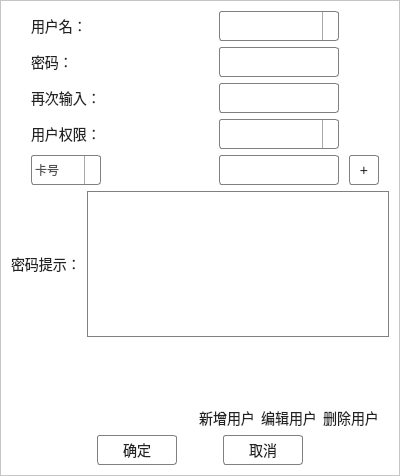
<?xml version="1.0" encoding="UTF-8"?>
<ui version="4.0">
 <class>CLoginDialog</class>
 <widget class="QDialog" name="CLoginDialog">
  <property name="geometry">
   <rect>
    <x>0</x>
    <y>0</y>
    <width>400</width>
    <height>476</height>
   </rect>
  </property>
  <property name="windowTitle">
   <string>Dialog</string>
  </property>
  <layout class="QGridLayout" name="gridLayout">
   <property name="leftMargin">
    <number>0</number>
   </property>
   <property name="topMargin">
    <number>0</number>
   </property>
   <property name="rightMargin">
    <number>0</number>
   </property>
   <property name="bottomMargin">
    <number>0</number>
   </property>
   <item row="0" column="0">
    <widget class="QFrame" name="borderFrame">
     <property name="styleSheet">
      <string notr="true">
QFrame#topFrame{
background-color:rgba(250, 250, 250);
border-top:6px solid qlineargradient(spread:pad, x1:0, y1:0, x2:1, y2:0, stop:0 rgba(0, 173, 239, 255), stop:1 rgba(0, 173, 239, 50));
border-bottom:1px solid gray;
}
QFrame#bottomFrame{
background-color:rgba(245, 245, 245);
border:0px;
}
QFrame#worktypebtnFrame{
background-color:rgba(245, 245, 245);
border:0px;
}
QFrame#changebtnFrame{
background:transparent;
border:0px;
}


QLabel{
color: rgba(34, 34, 34,255);
font: 14px;
font-family: &quot;Microsoft YaHei&quot;;
background:transparent;
}

QLabel#statusLbl,
QLabel#companyLbl{
color: rgba(34, 34, 34,255);
font: 12px;
font-family: &quot;Microsoft YaHei&quot;;
background:transparent;
border:1px solid gray;
}

QWidget{
background-color: rgba(255, 255, 255);
}

QPushButton{border:1px solid gray;border-radius:3px;background:white;color:rgba(34, 34, 34, 255);font: 14px;font-family:&quot;Microsoft YaHei&quot;;}
QPushButton:hover{border:1px solid rgb(0, 173, 239);color:rgb(0, 173, 239);}
QPushButton:pressed{border:1px solid rgb(0, 173, 239);color:rgb(0, 173, 239);}
QPushButton:!enabled{border:1px solid gray;color:gray;}

QPushButton#editUserBtn{border:none;border-radius:3px;background:white;color:rgba(34, 34, 34, 255);font: 14px;font-family:&quot;Microsoft YaHei&quot;;}
QPushButton#editUserBtn:hover{border:none;color:rgb(0, 173, 239);}
QPushButton#editUserBtn:pressed{border:none;color:rgb(0, 173, 239);}

QPushButton#newUserBtn{border:none;border-radius:3px;background:white;color:rgba(34, 34, 34, 255);font: 14px;font-family:&quot;Microsoft YaHei&quot;;}
QPushButton#newUserBtn:hover{border:none;color:rgb(0, 173, 239);}
QPushButton#newUserBtn:pressed{border:none;color:rgb(0, 173, 239);}

QPushButton#delUserBtn{border:none;border-radius:3px;background:white;color:rgba(34, 34, 34, 255);font: 14px;font-family:&quot;Microsoft YaHei&quot;;}
QPushButton#delUserBtn:hover{border:none;color:rgb(0, 173, 239);}
QPushButton#delUserBtn:pressed{border:none;color:rgb(0, 173, 239);}

QPushButton#closeBtn{border:none;background:transparent;image: url(:/Dialog/close_reset);}
QPushButton#closeBtn:hover{border:none;background-color: rgba(255, 0, 0, 200);}
QPushButton#closeBtn:pressed{border:none;background-color: rgba(255, 0,0, 200);}

QPushButton#maximizeBtn{border:none;background:transparent;image: url(:/Dialog/max);}
QPushButton#maximizeBtn:hover{border:none;background-color: rgba(0, 173, 239, 100);}
QPushButton#maximizeBtn:pressed{border:none;background-color: rgba(0, 173, 239, 200);}

QPushButton#minimizeBtn{border:none;background:transparent;image: url(:/Dialog/min);}
QPushButton#minimizeBtn:hover{border:none;background-color: rgba(0, 173, 239, 100);}
QPushButton#minimizeBtn:pressed{border:none;background-color: rgba(0, 173, 239, 200);}

QCheckBox{color: rgb(34, 34, 34);font: 12px; font-family: &quot;Microsoft YaHei&quot;;}
QCheckBox::indicator{width:20px;height:20px;}
QCheckBox::indicator:unchecked{image:url(:/Dialog/unchecked);}
QCheckBox::indicator:unchecked:hover{image:url(:/Dialog/unchecked);}
QCheckBox::indicator:unchecked:pressed{image:url(:/Dialog/checked);}
QCheckBox::indicator:checked{image: url(:/Dialog/checked);}
QCheckBox::indicator:checked:hover{image: url(:/Dialog/checked);}
QCheckBox::indicator:checked:pressed{image: url(:/Dialog/unchecked);}
QCheckBox::indicator:indeterminate:pressed{image: url(:/Dialog/checked);}

QGroupBox{color: rgb(34, 34, 34);font: 12px; font-family: &quot;Microsoft YaHei&quot;;border: 1px solid gray; border-radius: 4px;}
QGroupBox::indicator{width:20px;height:20px;}
QGroupBox::indicator:unchecked{image:url(:/Dialog/unchecked);}
QGroupBox::indicator:unchecked:hover{image:url(:/Dialog/unchecked);}
QGroupBox::indicator:unchecked:pressed{image:url(:/Dialog/checked);}
QGroupBox::indicator:checked{image: url(:/Dialog/checked);}
QGroupBox::indicator:checked:hover{image: url(:/Dialog/checked);}
QGroupBox::indicator:checked:pressed{image: url(:/Dialog/unchecked);}
QGroupBox::indicator:indeterminate:pressed{image: url(:/Dialog/checked);}

QRadioButton{color: rgb(34, 34, 34);font: 12px; font-family: &quot;Microsoft YaHei&quot;;}
QRadioButton::indicator{width:20px;height:20px;}
QRadioButton::indicator:unchecked{image:url(:/Dialog/unchecked);}
QRadioButton::indicator:unchecked:hover{image:url(:/Dialog/unchecked);}
QRadioButton::indicator:unchecked:pressed{image:url(:/Dialog/checked);}
QRadioButton::indicator:checked{image: url(:/Dialog/checked);}
QRadioButton::indicator:checked:hover{image: url(:/Dialog/checked);}
QRadioButton::indicator:checked:pressed{image: url(:/Dialog/unchecked);}
QRadioButton::indicator:indeterminate:pressed{image: url(:/Dialog/checked);}

QLineEdit{border:1px solid gray;border-radius:3px;color: rgba(34, 34, 34,200);font: 12px;font-family: &quot;Microsoft YaHei&quot;;background:white;}
QLineEdit:hover{border:1px solid rgb(0,173,239);}
QLineEdit:read-only{border:1px solid gray;color:gray;background:rgba(230, 230, 230, 230)}
QTextEdit{border:1px solid gray;color: rgba(34, 34, 34,200);font: 14px;font-family: &quot;Microsoft YaHei&quot;;background:white;}

QComboBox{border:1px solid gray;border-radius:3px;padding:1px 18px 1px 3px;color: rgba(34, 34, 34,200);font: 12px;font-family: &quot;Microsoft YaHei&quot;;background:white;}
QComboBox:hover{border:1px solid rgb(0,173,239);}
QComboBox:editable{border:1px solid gray;border-radius:3px;padding:1px 18px 1px 3px;color: rgba(34, 34, 34,200);font: 12px;font-family: &quot;Microsoft YaHei&quot;;background:white;}
QComboBox::drop-down{width:15px;border-left-width:1px;border-left-color:darkgray;border-left-style:solid;border-top-right-radius:3px;border-bottom-right-radius:3px;}
QComboBox::down-arrow{ image:url(:/Dialog/arrowdown_reset);}
QComboBox::down-arrow:on{top:1px;left:1px;}
QComboBox QAbstractItemView{color: rgb(34, 34, 34);font: 14px;font-family:&quot;Microsoft YaHei&quot;;outline: 0px;}

QSpinBox {border-radius: 4px;border:1px solid gray;color: rgba(34, 34, 34,200);font: 12px; font-family: &quot;Microsoft YaHei&quot;;}
QSpinBox::up-button {;subcontrol-position:right;image: url(:/Dialog/up_right);width:12px;height:20px;}
QSpinBox::up-button:hover{subcontrol-position:right;image: url(:/Dialog/pushed_right);width:12px;height:20px;}
QSpinBox::up-button:pressed{subcontrol-position:right;image: url(:/Dialog/pushed_right);width:12px;height:20px;}
QSpinBox::down-button {subcontrol-position:left;image: url(:/Dialog/up_left);width:12px;height:20px;}
QSpinBox::down-button:hover {subcontrol-position:left;image: url(:/Dialog/pushed_left);width:12px;height:20px;}
QSpinBox::down-button:pressed {subcontrol-position:left;image: url(:/Dialog/pushed_left);width:12px;height:20px;}
QDoubleSpinBox {border-radius: 4px;border:1px solid gray;color: rgba(34, 34, 34,200);font: 12px; font-family: &quot;Microsoft YaHei&quot;;}

QDoubleSpinBox::up-button {;subcontrol-position:right;image: url(:/Dialog/up_right);width:12px;height:20px;}
QDoubleSpinBox::up-button:hover{subcontrol-position:right;image: url(:/Dialog/pushed_right);width:12px;height:20px;}
QDoubleSpinBox::up-button:pressed{subcontrol-position:right;image: url(:/Dialog/pushed_right);width:12px;height:20px;}
QDoubleSpinBox::down-button {subcontrol-position:left;image: url(:/Dialog/up_left);width:12px;height:20px;}
QDoubleSpinBox::down-button:hover {subcontrol-position:left;image: url(:/Dialog/pushed_left);width:12px;height:20px;}
QDoubleSpinBox::down-button:pressed {subcontrol-position:left;image: url(:/Dialog/pushed_left);width:12px;height:20px;}

QDateTimeEdit {border-radius: 4px;border:1px solid gray;color: rgba(34, 34, 34,200);font: 14px; font-family: &quot;Microsoft YaHei&quot;;}
QDateTimeEdit:hover{border:1px solid rgb(0,173,239);}
QDateTimeEdit::drop-down{width:25px;border-left-width:1px;border-left-color:darkgray;border-left-style:solid;border-top-right-radius:3px;border-bottom-right-radius:3px;}
QDateTimeEdit::down-arrow{ image:url(:/Dialog/cal);}
QCalendarWidget QMenu{width:80px;left:10px;}
QCalendarWidget QToolButton{height:18px;}
QCalendarWidget QToolButton:hover{border-radius: 0px;color: rgba(34, 34, 34,255);}
QCalendarWidget QWidget#qt_calendarview{background:rgba(255, 255, 255, 230);border:0px;}
QCalendarWidget QAbstractItemView{selection-background-color:rgb(0, 173, 239);}


QScrollArea{border:none;background-color: transparent;border: 1px solid gray;}
QScrollBar::vertical{width:8px;background: transparent;margin:0px, 0px, 0px, 0px;padding-top:0px;padding-bottom:0px;}
QScrollBar::handle:vertical{width:8px;background:rgba(200, 200, 200);}
QScrollBar::handle:vertical:hover{width:16px;background:rgba(0, 173, 239);}
QScrollBar::add-line:vertical{height:0px;width:0px;background:transparent;subcontrol-position:width;subcontrol-origin:margin;}
QScrollBar::sub-line:vertical{height:0px; width:0px;background:transparent;subcontrol-position:top;subcontrol-origin:margin;}
QScrollBar::add-line:vertical:hover{height:0px; width:0px;background: transparent;subcontrol-position:width;subcontrol-origin:margin;}
QScrollBar::sub-line:vertical:hover{height:0px; width:0px;background: transparent;subcontrol-position:top;subcontrol-origin:margin;}
QScrollBar::add-page:vertical,QScrollBar::sub-page:vertical{background:none;}

QScrollBar::horizontal{height:8px;background: transparent;margin:0px, 0px, 0px, 0px;padding-top:0px;padding-bottom:0px;}
QScrollBar::handle:horizontal{height:8px;background:rgb(200, 200, 200);}
QScrollBar::handle:horizontal:hover{height:16px;background:rgb(0, 173, 239);}
QScrollBar::add-line:horizontal{height:0px;width:0px;background:transparent;subcontrol-position:width;subcontrol-origin:margin;}
QScrollBar::sub-line:horizontal{height:0px; width:0px;background: transparent;subcontrol-position:top;subcontrol-origin:margin;}
QScrollBar::add-line:horizontal:hover{height:0px; width:0px;background: transparent;subcontrol-position:width;subcontrol-origin:margin;}
QScrollBar::sub-line:horizontal:hover{height:0px; width:0px;background: transparent;subcontrol-position:top;subcontrol-origin:margin;}
QScrollBar::add-page:horizontal,QScrollBar::sub-page:horizontal{background:none;}

QHeaderView{background:rgb(245, 245, 245);font: 14px;font-family:&quot;Microsoft YaHei&quot;;}
QHeaderView::section{background:transparent;}


QTabWidget{
border: none;background:rgba(255, 255,255,255);
}
QTabWidget::pane {
border: none;background:rgba(255, 255,255,255);}
QTabWidget::tab-bar{
background:rgba(255, 255,255,255);
}
QTabBar::tab{
width:80px;height:30px;
background:rgba(255, 255,255,255);
border-bottom:4px solid rgba(255, 255,255,255);
color: rgba(34, 34, 34,255);
font: 14px;font-family: &quot;Microsoft YaHei&quot;;
}
QTabBar::tab:selected{
border-bottom:4px solid rgba(0, 173, 239,255);
}
QTabBar::tab:selected:hover{
border-bottom:4px solid rgba(0, 173, 239,150);
}
QTabBar::tab:!selected{
border: none;
border-bottom:4px solid rgba(230, 230,230,255);
}

QToolBox{
color: rgba(34, 34, 34,255);
font: 14px;
font-family: &quot;Microsoft YaHei&quot;;

}
QToolBox::tab {
color: rgba(34, 34, 34,255);
font: 14px;
font-family: &quot;Microsoft YaHei&quot;;
border-top:4px solid rgba(245, 245, 245);
}

QToolBox::tab:selected{
color: rgba(34, 34, 34,255);
font: 14px;
font-family: &quot;Microsoft YaHei&quot;;
background:rgba(250, 250, 250);
border-top:4px solid qlineargradient(spread:pad, x1:0, y1:0, x2:1, y2:0, stop:0 rgba(0, 173, 239, 255), stop:1 rgba(0, 173, 239, 50));
}

QProgressBar{
border: 1px solid grey;
background:transparent;
}

QProgressBar::chunk {
background-color: rgba(0, 173, 239, 255);
width: 20px;
}

QProgressBar {
text-align: center;
color: rgba(34, 34, 34,255);
font: 14px;font-family: &quot;Microsoft YaHei&quot;;
}


</string>
     </property>
     <property name="frameShape">
      <enum>QFrame::StyledPanel</enum>
     </property>
     <property name="frameShadow">
      <enum>QFrame::Raised</enum>
     </property>
     <layout class="QGridLayout" name="gridLayout_border">
      <property name="leftMargin">
       <number>0</number>
      </property>
      <property name="topMargin">
       <number>10</number>
      </property>
      <property name="rightMargin">
       <number>0</number>
      </property>
      <property name="bottomMargin">
       <number>10</number>
      </property>
      <item row="0" column="0">
       <layout class="QHBoxLayout" name="hLayout_userName">
        <item>
         <spacer name="hSpacer_userName1">
          <property name="orientation">
           <enum>Qt::Horizontal</enum>
          </property>
          <property name="sizeType">
           <enum>QSizePolicy::Fixed</enum>
          </property>
          <property name="sizeHint" stdset="0">
           <size>
            <width>30</width>
            <height>27</height>
           </size>
          </property>
         </spacer>
        </item>
        <item>
         <widget class="QLabel" name="userLbl">
          <property name="minimumSize">
           <size>
            <width>70</width>
            <height>30</height>
           </size>
          </property>
          <property name="maximumSize">
           <size>
            <width>70</width>
            <height>30</height>
           </size>
          </property>
          <property name="text">
           <string>用户名：</string>
          </property>
         </widget>
        </item>
        <item>
         <spacer name="hSpacer_userName2">
          <property name="orientation">
           <enum>Qt::Horizontal</enum>
          </property>
          <property name="sizeType">
           <enum>QSizePolicy::Expanding</enum>
          </property>
          <property name="sizeHint" stdset="0">
           <size>
            <width>164</width>
            <height>27</height>
           </size>
          </property>
         </spacer>
        </item>
        <item>
         <widget class="QComboBox" name="userBox">
          <property name="minimumSize">
           <size>
            <width>120</width>
            <height>30</height>
           </size>
          </property>
          <property name="maximumSize">
           <size>
            <width>120</width>
            <height>30</height>
           </size>
          </property>
          <property name="editable">
           <bool>true</bool>
          </property>
         </widget>
        </item>
        <item>
         <spacer name="hSpacer_userName3">
          <property name="orientation">
           <enum>Qt::Horizontal</enum>
          </property>
          <property name="sizeType">
           <enum>QSizePolicy::Fixed</enum>
          </property>
          <property name="sizeHint" stdset="0">
           <size>
            <width>60</width>
            <height>27</height>
           </size>
          </property>
         </spacer>
        </item>
       </layout>
      </item>
      <item row="1" column="0">
       <layout class="QHBoxLayout" name="hLayout_password">
        <item>
         <spacer name="hSpacer_password1">
          <property name="orientation">
           <enum>Qt::Horizontal</enum>
          </property>
          <property name="sizeType">
           <enum>QSizePolicy::Fixed</enum>
          </property>
          <property name="sizeHint" stdset="0">
           <size>
            <width>30</width>
            <height>20</height>
           </size>
          </property>
         </spacer>
        </item>
        <item>
         <widget class="QLabel" name="passwordLbl">
          <property name="minimumSize">
           <size>
            <width>70</width>
            <height>30</height>
           </size>
          </property>
          <property name="maximumSize">
           <size>
            <width>70</width>
            <height>30</height>
           </size>
          </property>
          <property name="text">
           <string>密码：</string>
          </property>
         </widget>
        </item>
        <item>
         <spacer name="hSpacer_password2">
          <property name="orientation">
           <enum>Qt::Horizontal</enum>
          </property>
          <property name="sizeType">
           <enum>QSizePolicy::Expanding</enum>
          </property>
          <property name="sizeHint" stdset="0">
           <size>
            <width>40</width>
            <height>20</height>
           </size>
          </property>
         </spacer>
        </item>
        <item>
         <widget class="QLineEdit" name="passwordEdit">
          <property name="sizePolicy">
           <sizepolicy hsizetype="Fixed" vsizetype="Fixed">
            <horstretch>0</horstretch>
            <verstretch>0</verstretch>
           </sizepolicy>
          </property>
          <property name="minimumSize">
           <size>
            <width>120</width>
            <height>30</height>
           </size>
          </property>
          <property name="maximumSize">
           <size>
            <width>120</width>
            <height>30</height>
           </size>
          </property>
          <property name="echoMode">
           <enum>QLineEdit::Password</enum>
          </property>
         </widget>
        </item>
        <item>
         <spacer name="hSpacer_password3">
          <property name="orientation">
           <enum>Qt::Horizontal</enum>
          </property>
          <property name="sizeType">
           <enum>QSizePolicy::Fixed</enum>
          </property>
          <property name="sizeHint" stdset="0">
           <size>
            <width>60</width>
            <height>20</height>
           </size>
          </property>
         </spacer>
        </item>
       </layout>
      </item>
      <item row="2" column="0">
       <layout class="QHBoxLayout" name="hLayout_passwordAgain">
        <item>
         <spacer name="hSpacer_passwordAgain1">
          <property name="orientation">
           <enum>Qt::Horizontal</enum>
          </property>
          <property name="sizeType">
           <enum>QSizePolicy::Fixed</enum>
          </property>
          <property name="sizeHint" stdset="0">
           <size>
            <width>30</width>
            <height>20</height>
           </size>
          </property>
         </spacer>
        </item>
        <item>
         <widget class="QLabel" name="passwordLbl2">
          <property name="minimumSize">
           <size>
            <width>70</width>
            <height>30</height>
           </size>
          </property>
          <property name="maximumSize">
           <size>
            <width>70</width>
            <height>30</height>
           </size>
          </property>
          <property name="text">
           <string>再次输入：</string>
          </property>
         </widget>
        </item>
        <item>
         <spacer name="hSpacer_passwordAgain2">
          <property name="orientation">
           <enum>Qt::Horizontal</enum>
          </property>
          <property name="sizeType">
           <enum>QSizePolicy::Expanding</enum>
          </property>
          <property name="sizeHint" stdset="0">
           <size>
            <width>68</width>
            <height>27</height>
           </size>
          </property>
         </spacer>
        </item>
        <item>
         <widget class="QLineEdit" name="passwordEdit2">
          <property name="minimumSize">
           <size>
            <width>120</width>
            <height>30</height>
           </size>
          </property>
          <property name="maximumSize">
           <size>
            <width>120</width>
            <height>30</height>
           </size>
          </property>
          <property name="echoMode">
           <enum>QLineEdit::Password</enum>
          </property>
         </widget>
        </item>
        <item>
         <spacer name="hSpacer_passwordAgain3">
          <property name="orientation">
           <enum>Qt::Horizontal</enum>
          </property>
          <property name="sizeType">
           <enum>QSizePolicy::Fixed</enum>
          </property>
          <property name="sizeHint" stdset="0">
           <size>
            <width>60</width>
            <height>20</height>
           </size>
          </property>
         </spacer>
        </item>
       </layout>
      </item>
      <item row="3" column="0">
       <layout class="QHBoxLayout" name="hLayout_authority">
        <item>
         <spacer name="hSpacer_authority1">
          <property name="orientation">
           <enum>Qt::Horizontal</enum>
          </property>
          <property name="sizeType">
           <enum>QSizePolicy::Fixed</enum>
          </property>
          <property name="sizeHint" stdset="0">
           <size>
            <width>30</width>
            <height>20</height>
           </size>
          </property>
         </spacer>
        </item>
        <item>
         <widget class="QLabel" name="authorityLbl">
          <property name="minimumSize">
           <size>
            <width>70</width>
            <height>30</height>
           </size>
          </property>
          <property name="maximumSize">
           <size>
            <width>70</width>
            <height>30</height>
           </size>
          </property>
          <property name="text">
           <string>用户权限：</string>
          </property>
         </widget>
        </item>
        <item>
         <spacer name="hSpacer_authority2">
          <property name="orientation">
           <enum>Qt::Horizontal</enum>
          </property>
          <property name="sizeType">
           <enum>QSizePolicy::Expanding</enum>
          </property>
          <property name="sizeHint" stdset="0">
           <size>
            <width>88</width>
            <height>20</height>
           </size>
          </property>
         </spacer>
        </item>
        <item>
         <widget class="QComboBox" name="authorityBox">
          <property name="minimumSize">
           <size>
            <width>120</width>
            <height>30</height>
           </size>
          </property>
          <property name="maximumSize">
           <size>
            <width>120</width>
            <height>30</height>
           </size>
          </property>
         </widget>
        </item>
        <item>
         <spacer name="hSpacer_authority3">
          <property name="orientation">
           <enum>Qt::Horizontal</enum>
          </property>
          <property name="sizeType">
           <enum>QSizePolicy::Fixed</enum>
          </property>
          <property name="sizeHint" stdset="0">
           <size>
            <width>60</width>
            <height>20</height>
           </size>
          </property>
         </spacer>
        </item>
       </layout>
      </item>
      <item row="4" column="0">
       <layout class="QVBoxLayout" name="vLayout_otherName">
        <property name="spacing">
         <number>10</number>
        </property>
        <item>
         <layout class="QHBoxLayout" name="hLayout_otherName">
          <item>
           <spacer name="hSpacer_otherName1">
            <property name="orientation">
             <enum>Qt::Horizontal</enum>
            </property>
            <property name="sizeType">
             <enum>QSizePolicy::Fixed</enum>
            </property>
            <property name="sizeHint" stdset="0">
             <size>
              <width>30</width>
              <height>20</height>
             </size>
            </property>
           </spacer>
          </item>
          <item>
           <widget class="QComboBox" name="newUserIdTypeBox">
            <property name="minimumSize">
             <size>
              <width>70</width>
              <height>30</height>
             </size>
            </property>
            <property name="maximumSize">
             <size>
              <width>70</width>
              <height>30</height>
             </size>
            </property>
            <item>
             <property name="text">
              <string>卡号</string>
             </property>
            </item>
            <item>
             <property name="text">
              <string>工号</string>
             </property>
            </item>
            <item>
             <property name="text">
              <string>手机</string>
             </property>
            </item>
            <item>
             <property name="text">
              <string>邮箱</string>
             </property>
            </item>
            <item>
             <property name="text">
              <string>QQ</string>
             </property>
            </item>
            <item>
             <property name="text">
              <string>微信</string>
             </property>
            </item>
           </widget>
          </item>
          <item>
           <spacer name="hSpacer_otherName2">
            <property name="orientation">
             <enum>Qt::Horizontal</enum>
            </property>
            <property name="sizeType">
             <enum>QSizePolicy::Expanding</enum>
            </property>
            <property name="sizeHint" stdset="0">
             <size>
              <width>40</width>
              <height>20</height>
             </size>
            </property>
           </spacer>
          </item>
          <item>
           <widget class="QLineEdit" name="newUserIdEdit">
            <property name="minimumSize">
             <size>
              <width>120</width>
              <height>30</height>
             </size>
            </property>
            <property name="maximumSize">
             <size>
              <width>120</width>
              <height>30</height>
             </size>
            </property>
           </widget>
          </item>
          <item>
           <widget class="QPushButton" name="addUserIdBtn">
            <property name="minimumSize">
             <size>
              <width>30</width>
              <height>30</height>
             </size>
            </property>
            <property name="maximumSize">
             <size>
              <width>30</width>
              <height>30</height>
             </size>
            </property>
            <property name="text">
             <string>+</string>
            </property>
           </widget>
          </item>
          <item>
           <spacer name="hSpacer_otherName3">
            <property name="orientation">
             <enum>Qt::Horizontal</enum>
            </property>
            <property name="sizeType">
             <enum>QSizePolicy::Fixed</enum>
            </property>
            <property name="sizeHint" stdset="0">
             <size>
              <width>20</width>
              <height>20</height>
             </size>
            </property>
           </spacer>
          </item>
         </layout>
        </item>
       </layout>
      </item>
      <item row="5" column="0">
       <layout class="QHBoxLayout" name="hLayout_tips">
        <item>
         <spacer name="hSpacer_tips1">
          <property name="orientation">
           <enum>Qt::Horizontal</enum>
          </property>
          <property name="sizeType">
           <enum>QSizePolicy::Fixed</enum>
          </property>
          <property name="sizeHint" stdset="0">
           <size>
            <width>10</width>
            <height>20</height>
           </size>
          </property>
         </spacer>
        </item>
        <item>
         <widget class="QLabel" name="passwordTipsLbl">
          <property name="text">
           <string>密码提示：</string>
          </property>
         </widget>
        </item>
        <item>
         <widget class="QTextEdit" name="passwordTipsEdit"/>
        </item>
        <item>
         <spacer name="hSpacer_tips2">
          <property name="orientation">
           <enum>Qt::Horizontal</enum>
          </property>
          <property name="sizeType">
           <enum>QSizePolicy::Fixed</enum>
          </property>
          <property name="sizeHint" stdset="0">
           <size>
            <width>10</width>
            <height>20</height>
           </size>
          </property>
         </spacer>
        </item>
       </layout>
      </item>
      <item row="6" column="0">
       <layout class="QHBoxLayout" name="hLayout_show">
        <item>
         <spacer name="hSpacer_show1">
          <property name="orientation">
           <enum>Qt::Horizontal</enum>
          </property>
          <property name="sizeType">
           <enum>QSizePolicy::Fixed</enum>
          </property>
          <property name="sizeHint" stdset="0">
           <size>
            <width>10</width>
            <height>58</height>
           </size>
          </property>
         </spacer>
        </item>
        <item>
         <widget class="QLabel" name="showLbl">
          <property name="text">
           <string/>
          </property>
          <property name="alignment">
           <set>Qt::AlignCenter</set>
          </property>
         </widget>
        </item>
        <item>
         <spacer name="hSpacer_show2">
          <property name="orientation">
           <enum>Qt::Horizontal</enum>
          </property>
          <property name="sizeType">
           <enum>QSizePolicy::Fixed</enum>
          </property>
          <property name="sizeHint" stdset="0">
           <size>
            <width>10</width>
            <height>20</height>
           </size>
          </property>
         </spacer>
        </item>
       </layout>
      </item>
      <item row="7" column="0">
       <layout class="QHBoxLayout" name="hLayout_operate">
        <item>
         <spacer name="hSpacer_operate1">
          <property name="orientation">
           <enum>Qt::Horizontal</enum>
          </property>
          <property name="sizeHint" stdset="0">
           <size>
            <width>40</width>
            <height>20</height>
           </size>
          </property>
         </spacer>
        </item>
        <item>
         <widget class="QPushButton" name="newUserBtn">
          <property name="text">
           <string>新增用户</string>
          </property>
          <property name="flat">
           <bool>true</bool>
          </property>
         </widget>
        </item>
        <item>
         <widget class="QPushButton" name="editUserBtn">
          <property name="text">
           <string>编辑用户</string>
          </property>
         </widget>
        </item>
        <item>
         <widget class="QPushButton" name="delUserBtn">
          <property name="text">
           <string>删除用户</string>
          </property>
         </widget>
        </item>
        <item>
         <spacer name="hSpacer_operate2">
          <property name="orientation">
           <enum>Qt::Horizontal</enum>
          </property>
          <property name="sizeType">
           <enum>QSizePolicy::Fixed</enum>
          </property>
          <property name="sizeHint" stdset="0">
           <size>
            <width>20</width>
            <height>20</height>
           </size>
          </property>
         </spacer>
        </item>
       </layout>
      </item>
      <item row="8" column="0">
       <layout class="QHBoxLayout" name="hLayout_btn">
        <item>
         <spacer name="hSpacer_btn1">
          <property name="orientation">
           <enum>Qt::Horizontal</enum>
          </property>
          <property name="sizeHint" stdset="0">
           <size>
            <width>40</width>
            <height>20</height>
           </size>
          </property>
         </spacer>
        </item>
        <item>
         <widget class="QPushButton" name="okBtn">
          <property name="minimumSize">
           <size>
            <width>80</width>
            <height>30</height>
           </size>
          </property>
          <property name="maximumSize">
           <size>
            <width>80</width>
            <height>30</height>
           </size>
          </property>
          <property name="text">
           <string>确定</string>
          </property>
         </widget>
        </item>
        <item>
         <spacer name="hSpacer_btn2">
          <property name="orientation">
           <enum>Qt::Horizontal</enum>
          </property>
          <property name="sizeType">
           <enum>QSizePolicy::Fixed</enum>
          </property>
          <property name="sizeHint" stdset="0">
           <size>
            <width>40</width>
            <height>20</height>
           </size>
          </property>
         </spacer>
        </item>
        <item>
         <widget class="QPushButton" name="cancelBtn">
          <property name="minimumSize">
           <size>
            <width>80</width>
            <height>30</height>
           </size>
          </property>
          <property name="maximumSize">
           <size>
            <width>80</width>
            <height>30</height>
           </size>
          </property>
          <property name="text">
           <string>取消</string>
          </property>
         </widget>
        </item>
        <item>
         <spacer name="hSpacer_btn3">
          <property name="orientation">
           <enum>Qt::Horizontal</enum>
          </property>
          <property name="sizeHint" stdset="0">
           <size>
            <width>40</width>
            <height>20</height>
           </size>
          </property>
         </spacer>
        </item>
       </layout>
      </item>
     </layout>
    </widget>
   </item>
  </layout>
 </widget>
 <tabstops>
  <tabstop>okBtn</tabstop>
  <tabstop>cancelBtn</tabstop>
  <tabstop>newUserBtn</tabstop>
  <tabstop>delUserBtn</tabstop>
 </tabstops>
 <resources/>
 <connections/>
</ui>
